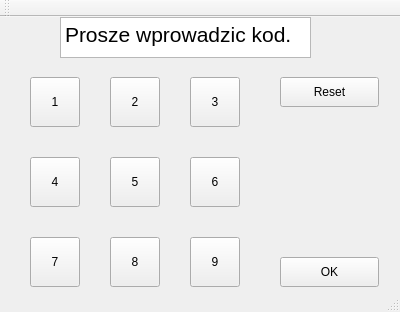
<?xml version="1.0" encoding="UTF-8"?>
<ui version="4.0">
 <class>TypeKey</class>
 <widget class="QMainWindow" name="TypeKey">
  <property name="geometry">
   <rect>
    <x>0</x>
    <y>0</y>
    <width>400</width>
    <height>312</height>
   </rect>
  </property>
  <property name="windowTitle">
   <string>TypeKey</string>
  </property>
  <widget class="QWidget" name="centralWidget">
   <widget class="QToolButton" name="toolButton">
    <property name="geometry">
     <rect>
      <x>30</x>
      <y>60</y>
      <width>50</width>
      <height>50</height>
     </rect>
    </property>
    <property name="text">
     <string>1</string>
    </property>
   </widget>
   <widget class="QToolButton" name="toolButton_2">
    <property name="geometry">
     <rect>
      <x>110</x>
      <y>60</y>
      <width>50</width>
      <height>50</height>
     </rect>
    </property>
    <property name="text">
     <string>2</string>
    </property>
   </widget>
   <widget class="QToolButton" name="toolButton_3">
    <property name="geometry">
     <rect>
      <x>190</x>
      <y>60</y>
      <width>50</width>
      <height>50</height>
     </rect>
    </property>
    <property name="text">
     <string>3</string>
    </property>
   </widget>
   <widget class="QToolButton" name="toolButton_4">
    <property name="geometry">
     <rect>
      <x>30</x>
      <y>140</y>
      <width>50</width>
      <height>50</height>
     </rect>
    </property>
    <property name="text">
     <string>4</string>
    </property>
   </widget>
   <widget class="QToolButton" name="toolButton_5">
    <property name="geometry">
     <rect>
      <x>110</x>
      <y>140</y>
      <width>50</width>
      <height>50</height>
     </rect>
    </property>
    <property name="text">
     <string>5</string>
    </property>
   </widget>
   <widget class="QToolButton" name="toolButton_6">
    <property name="geometry">
     <rect>
      <x>190</x>
      <y>140</y>
      <width>50</width>
      <height>50</height>
     </rect>
    </property>
    <property name="text">
     <string>6</string>
    </property>
   </widget>
   <widget class="QToolButton" name="toolButton_7">
    <property name="geometry">
     <rect>
      <x>30</x>
      <y>220</y>
      <width>50</width>
      <height>50</height>
     </rect>
    </property>
    <property name="text">
     <string>7</string>
    </property>
   </widget>
   <widget class="QToolButton" name="toolButton_8">
    <property name="geometry">
     <rect>
      <x>110</x>
      <y>220</y>
      <width>50</width>
      <height>50</height>
     </rect>
    </property>
    <property name="text">
     <string>8</string>
    </property>
   </widget>
   <widget class="QToolButton" name="toolButton_9">
    <property name="geometry">
     <rect>
      <x>190</x>
      <y>220</y>
      <width>50</width>
      <height>50</height>
     </rect>
    </property>
    <property name="text">
     <string>9</string>
    </property>
   </widget>
   <widget class="QPushButton" name="pushButton">
    <property name="geometry">
     <rect>
      <x>280</x>
      <y>240</y>
      <width>99</width>
      <height>30</height>
     </rect>
    </property>
    <property name="text">
     <string>OK</string>
    </property>
   </widget>
   <widget class="QPushButton" name="pushButton_2">
    <property name="geometry">
     <rect>
      <x>280</x>
      <y>60</y>
      <width>99</width>
      <height>30</height>
     </rect>
    </property>
    <property name="text">
     <string>Reset</string>
    </property>
   </widget>
   <widget class="QTextEdit" name="textEdit">
    <property name="geometry">
     <rect>
      <x>60</x>
      <y>0</y>
      <width>251</width>
      <height>41</height>
     </rect>
    </property>
    <property name="html">
     <string>&lt;!DOCTYPE HTML PUBLIC &quot;-//W3C//DTD HTML 4.0//EN&quot; &quot;http://www.w3.org/TR/REC-html40/strict.dtd&quot;&gt;
&lt;html&gt;&lt;head&gt;&lt;meta name=&quot;qrichtext&quot; content=&quot;1&quot; /&gt;&lt;style type=&quot;text/css&quot;&gt;
p, li { white-space: pre-wrap; }
&lt;/style&gt;&lt;/head&gt;&lt;body style=&quot; font-family:'PibotoLt'; font-size:12pt; font-weight:400; font-style:normal;&quot;&gt;
&lt;p style=&quot; margin-top:0px; margin-bottom:0px; margin-left:0px; margin-right:0px; -qt-block-indent:0; text-indent:0px;&quot;&gt;&lt;span style=&quot; font-size:16pt;&quot;&gt;Prosze wprowadzic kod.&lt;/span&gt;&lt;/p&gt;&lt;/body&gt;&lt;/html&gt;</string>
    </property>
   </widget>
  </widget>
  <widget class="QToolBar" name="mainToolBar">
   <attribute name="toolBarArea">
    <enum>TopToolBarArea</enum>
   </attribute>
   <attribute name="toolBarBreak">
    <bool>false</bool>
   </attribute>
  </widget>
  <widget class="QStatusBar" name="statusBar"/>
 </widget>
 <layoutdefault spacing="6" margin="11"/>
 <resources/>
 <connections/>
</ui>
